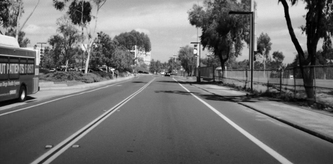
%> input picture ECE 253/HW4/lane.png, 333 x 164 px, shrunk from 1022 x 505 before the run
$ octave P2.m   (GNU Octave 9; MATLAB toolbox functions it lacks are replaced by stand-ins)
%> lines starting %> are read from the running program, lines starting %| are printed output that depends on the picture; in (x1, y1, x2, y2) boxes, pixels count from 0 and x2, y2 are one past the last pixel; in counts of white or black regions, pixels touching at a corner belong together; the program's own positions count from 1
### ECE 253/HW4/Code/HoughTransfomation.m
function [houghSpace] = HoughTransfomation(testImage,theta, p, a)
    [r,c] = size(testImage);
    sizeTheta = size(theta,1) * size(theta,2);
    sizeP = size(p,1) * size(p,2);
    houghSpace = uint8(zeros(sizeP, sizeTheta));
    [x,y] = find(testImage);
    for i = 1 : size(x,1)
        angle = 1;
        for j = -(pi*a)/2: pi/180 :(pi*a)/2
            rho = round(x(i).*cos(j) + y(i).*sin(j) + (norm([r,c])) + 1);
            houghSpace(rho,angle) = houghSpace(rho,angle) + 1;
            angle = angle + 1;
        end
    end
end

### ECE 253/HW4/Code/P2.m
clear
testImage = false(11,11);
testImage(1,1) = 1;  %1
testImage(1,11) = 1; %2
testImage(6,6) = 1;  %3
testImage(11,1) = 1; %4
testImage(11,11) = 1;%5
tosave = figure;
imagesc(testImage),colorbar,colormap gray;
saveas(tosave,'testImage.jpg');

[r,c] = size(testImage);
theta = (-pi/2: pi/180 :pi/2);
p = (-norm([r,c]): 1 : norm([r,c]));
houghSpace = HoughTransfomation(testImage,theta,p,1);
HT = false(size(houghSpace,1), size(houghSpace,2));
HT((houghSpace(:) > 0)) = 1;
tosave = figure;
imagesc(HT),colorbar, colormap gray;
%> after `colormap gray`:
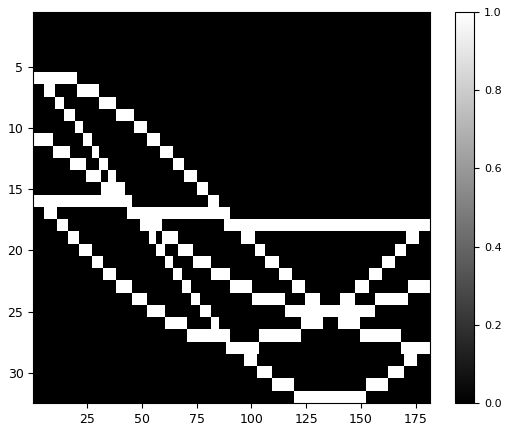
%> figure redrawn from the program's plot data
saveas(tosave,'HT_testImage.jpg');
%Problem 1, only looking for any (?, ?) cells that contains more than 2 votes
thesImage = (houghSpace > 2);
[ro,t] = find(thesImage);
tosave = figure;
imagesc(testImage),colormap gray;
hold on
for i = 1 : size(t,1)
    th = theta(t(i));
    rh = p(ro(i));
    hold on;
    plot(-cos(th)/sin(th)*(1 : c)+rh/sin(th),1 : c);
end
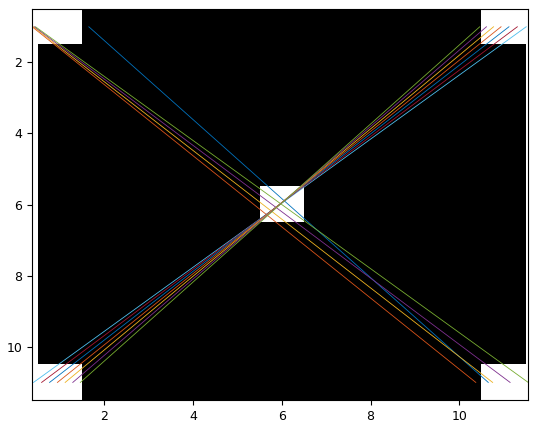
%> figure redrawn from the program's plot data
hold off;
saveas(tosave,'testImagewithLine.jpg');
%% ii
im = imread('lane.png');
%> im is the input picture: size 164x333x3 uint8; min 0, max 255, mean 110.3
im = rgb2gray(im);
%> im: size 164x333 uint8
tosave = figure;
imshow(im);
saveas(tosave,'original.jpg');

E = edge(im,'sobel');
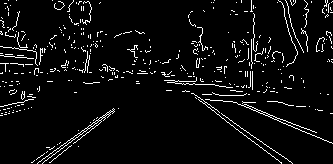
%> E: size 164x333 logical; 5.2% white in thin lines or dots
tosave = figure;
imshow(E);
saveas(tosave,'original_edge_image.jpg');

[r,c] = size(E);
%> r = 164; c = 333
theta = (-pi: pi/180 :pi);
p = (-norm([r,c]): 1 : norm([r,c]));
%> p = 743 values from -371.2 to 370.8
houghSpace = HoughTransfomation(E,theta,p,2);
%> call 2 of HoughTransfomation, with a = 2
%> in HoughTransfomation (call 2), `[x,y] = find(testImage);`: x = 2847 values from 1 to 164; y = 2847 values from 1 to 333
%> after the loop in HoughTransfomation (call 2), `for i = 1 : size(x,1)`:
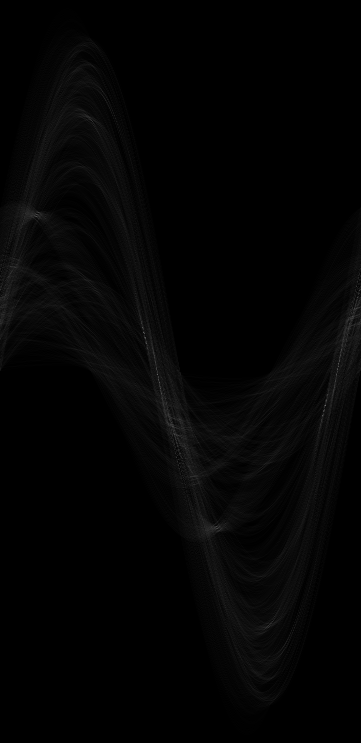
%> houghSpace: size 743x361 uint8; min 0, max 104, mean 3.8


%% iii
tosave = figure;
imagesc(houghSpace),colorbar, colormap gray;
saveas(tosave, 'HT_E_P2.jpg');

threshold = 0.75 * max(houghSpace(:));
%> threshold = 78
thresImage = (houghSpace > threshold);
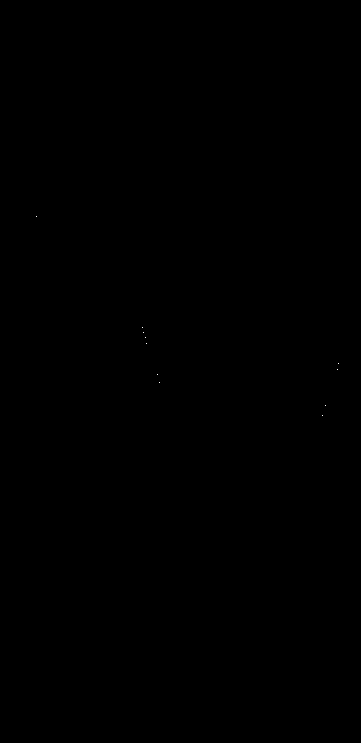
%> thresImage: size 743x361 logical; 0% white in thin lines or dots, all inside (x1, y1, x2, y2) = (36, 216, 339, 416)
[ro,t] = find(thresImage);
%> ro = [217; 328; 333; 338; 344; 375; 383; 416; 406; 370; 364]; t = [37; 143; 144; 146; 147; 158; 160; 323; 326; 338; 339]
tosave = figure;
imagesc(im),colormap gray;
hold on
for i = 1 : size(t,1)
    th = theta(t(i));
    rh = p(ro(i));
    hold on;
    plot(-cos(th)/sin(th)*(1 : c)+rh/sin(th),1 : c, 'linewidth', 3);
end
%> this loop made 11 passes
%> (th, rh) on passes 1 to 11: (-2.51, -155.2), (-0.663, -44.19), (-0.646, -39.19), (-0.611, -34.19), (-0.593, -28.19), (-0.401, 2.81), (-0.367, 10.81), (2.48, 43.81), (2.53, 33.81), (2.74, -2.19), (2.76, -8.19)
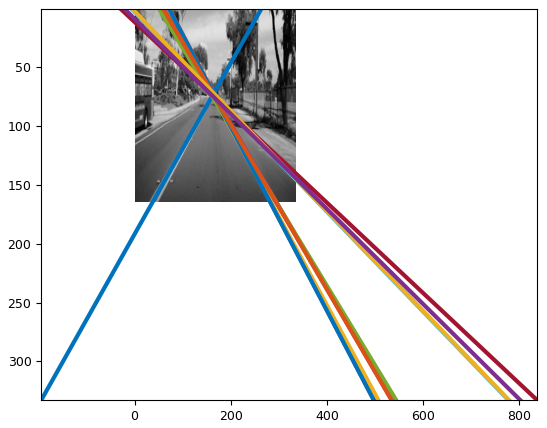
%> figure redrawn from the program's plot data
hold off;
saveas(tosave, 'imagewithline_iii.jpg');

%% iv
tosave = figure;
imagesc(im),colormap gray;
hold on
for i = 1 : size(t,1)
    th = theta(t(i));
    rh = p(ro(i));
    hold on;
    if (th > -1 && th < -0.62)
        plot(-cos(th)/sin(th)*(1 : c)+rh/sin(th),1 : c, 'linewidth', 3);
    end
    if (th > 0.63 && th < 1)
        plot(-cos(th)/sin(th)*(1 : c)+rh/sin(th),1 : c, 'linewidth', 3);
    end
end
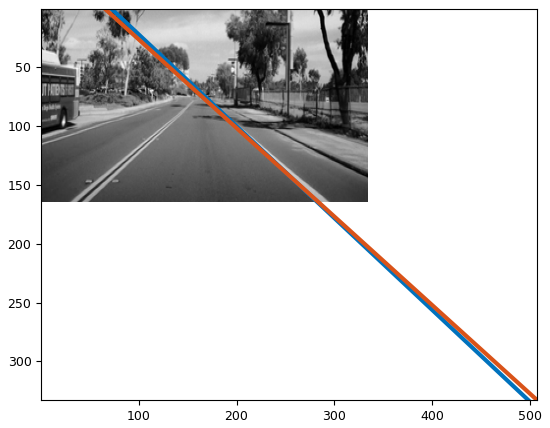
%> figure redrawn from the program's plot data
hold off;

saveas(tosave, 'imagewithline_iv.jpg');
